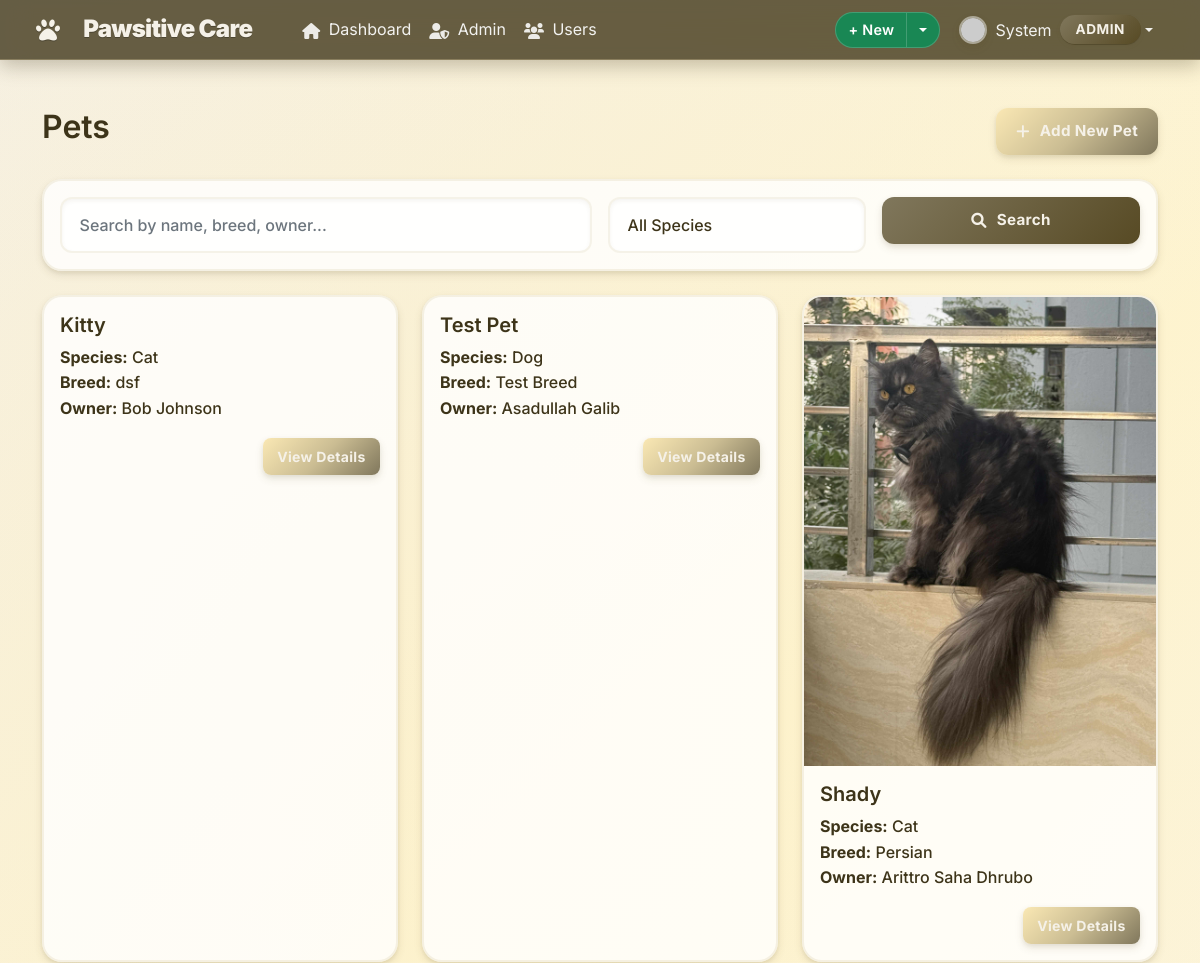
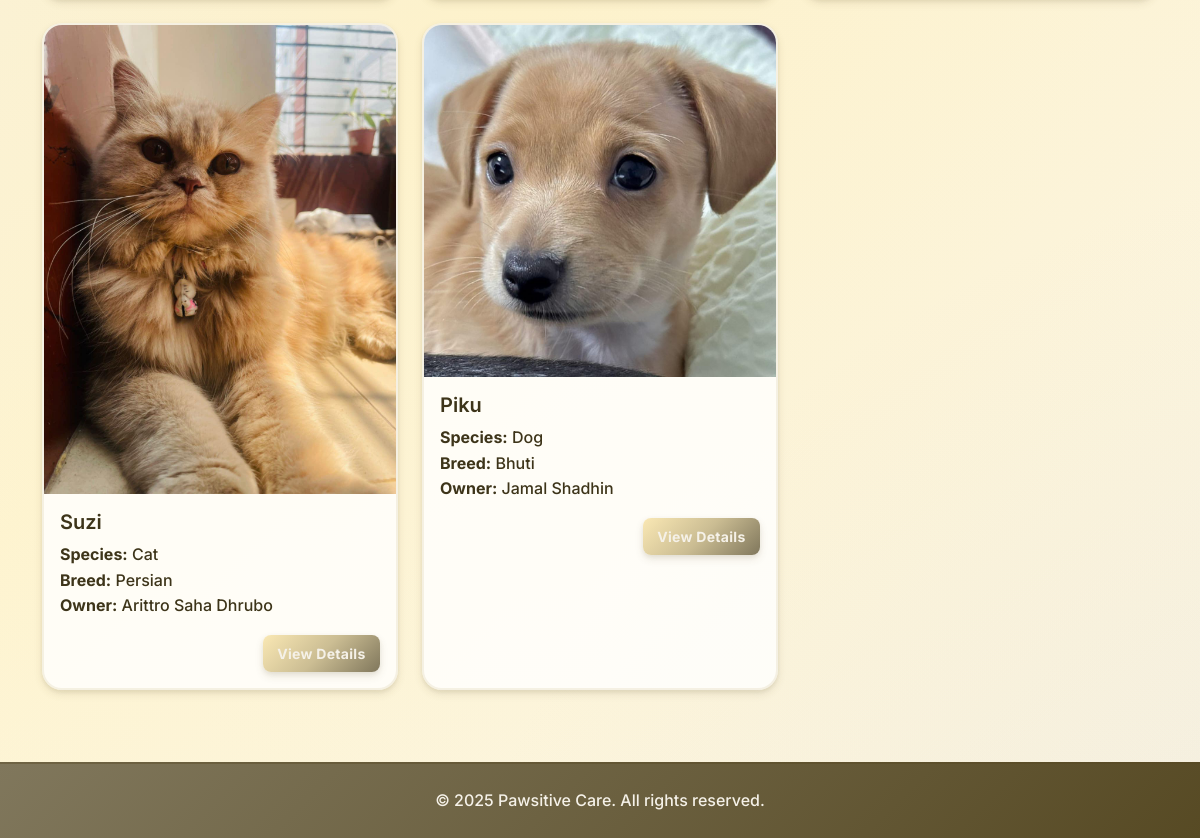
The page /pets/ (signed in) on the database its author committed (2 pictures, top to bottom).
### accounts/models.py (models this page shows, shortened)
class CustomUser(AbstractUser):
    ROLE_CHOICES = [
        ('admin', 'Admin'),
        ('vet', 'Veterinarian'),
        ('staff', 'Staff'),
        ('client', 'Client'),
    ]
    phone = models.CharField(max_length=20, blank=False)
    address = models.TextField(blank=False)
    role = models.CharField(max_length=10, choices=ROLE_CHOICES, default='client')
    def is_admin(self):
        return self.role == 'admin'

### pets/models.py (models this page shows, shortened)
class Pet(models.Model):
    SPECIES_CHOICES = [
        ('DOG', 'Dog'),
        ('CAT', 'Cat'),
        ('BIRD', 'Bird'),
        ('RABBIT', 'Rabbit'),
        ('HAMSTER', 'Hamster'),
        ('GUINEA_PIG', 'Guinea Pig'),
        ('FISH', 'Fish'),
        ('TURTLE', 'Turtle'),
        ('SNAKE', 'Snake'),
        ('LIZARD', 'Lizard'),
        ('FERRET', 'Ferret'),
        ('HORSE', 'Horse'),
        ('CHICKEN', 'Chicken'),
        ('PARROT', 'Parrot'),
        ('OTHER', 'Other'),
    ]
    GENDER_CHOICES = [
        ('M', 'Male'),
        ('F', 'Female'),
        ('U', 'Unknown'),
    ]
    name = models.CharField(max_length=100)
    species = models.CharField(max_length=10, choices=SPECIES_CHOICES)
    breed = models.CharField(max_length=100, blank=True)
    age = models.IntegerField(help_text="Age in years", null=True, blank=True)
    gender = models.CharField(max_length=1, choices=GENDER_CHOICES, default='U')
    weight = models.DecimalField(max_digits=5, decimal_places=2, null=True, blank=True)
    color = models.CharField(max_length=50, blank=True)
    microchip_id = models.CharField(max_length=50, blank=True, unique=True)
    owner = models.ForeignKey(settings.AUTH_USER_MODEL, on_delete=models.CASCADE, related_name='pets')
    medical_conditions = models.TextField(blank=True)
    special_notes = models.TextField(blank=True)
    vaccination_status = models.CharField(
        max_length=20,
        choices=[
            ('UP_TO_DATE', 'Up to Date'),
            ('DUE_SOON', 'Due Soon'),
            ('OVERDUE', 'Overdue'),
            ('UNKNOWN', 'Unknown')
        ],
        default='UNKNOWN',
        help_text="Current status of pet's vaccinations"
    )
    created_at = models.DateTimeField(auto_now_add=True)
    updated_at = models.DateTimeField(auto_now=True)
    is_active = models.BooleanField(default=True)
    objects = PetQuerySet.as_manager()
    observers = []
    class Meta:
        ordering = ['-created_at']
        indexes = [
            models.Index(fields=['name']),
            models.Index(fields=['owner']),
            models.Index(fields=['species']),
        ]

class PetPhoto(models.Model):
    pet = models.ForeignKey(Pet, on_delete=models.CASCADE, related_name='photos')
    image = models.ImageField(upload_to='pet_photos/%Y/%m/%d/')
    caption = models.CharField(max_length=200, blank=True)
    is_primary = models.BooleanField(default=False)
    uploaded_at = models.DateTimeField(auto_now_add=True)
    class Meta:
        ordering = ['-uploaded_at']

### pets/views.py (the view, shortened to what this page needs)
# urls.py: path('', views.pet_list, name='pet_list'),
@login_required
def pet_list(request):
    if request.user.is_staff:
        pets = Pet.objects.active()
    else:
        pets = Pet.objects.active().for_user(request.user)
    search_form = PetSearchForm(request.GET)
    if search_form.is_valid():
        search_query = search_form.cleaned_data.get('search', '').strip()
        species_filter = search_form.cleaned_data.get('species', '')
        sort_by = search_form.cleaned_data.get('sort_by', '-created_at')
        if search_query:
            pets = pets.search(search_query)
        if species_filter:
            pets = pets.by_species(species_filter)
        valid_sort_fields = ['name', '-name', 'created_at', '-created_at', 'species', '-species']
        if sort_by in valid_sort_fields:
            pets = pets.order_by(sort_by)
    paginator = Paginator(pets, 12)  # Show 12 pets per page
    page = request.GET.get('page')
    pets = paginator.get_page(page)
    context = {
        'pets': pets,
        'search_form': search_form,
        'species_choices': Pet.SPECIES_CHOICES,
    }
    return render(request, 'pets/pet_list.html', context)

### pets/forms.py
class PetSearchForm(forms.Form):
    search = forms.CharField(
        required=False,
        widget=forms.TextInput(attrs={
            'class': 'form-control',
            'placeholder': 'Search by name, breed, owner...',
            'autocomplete': 'off'
        })
    )
    species = forms.ChoiceField(
        required=False,
        choices=[('', 'All Species')] + Pet.SPECIES_CHOICES,
        widget=forms.Select(attrs={
            'class': 'form-control'
        })
    )
    sort_by = forms.ChoiceField(
        required=False,
        choices=[
            ('-created_at', 'Newest First'),
            ('created_at', 'Oldest First'),
            ('name', 'Name A-Z'),
            ('-name', 'Name Z-A'),
            ('species', 'Species A-Z'),
            ('-species', 'Species Z-A'),
        ],
        initial='-created_at',
        widget=forms.Select(attrs={
            'class': 'form-control'
        })
    )

### petmedia/context_processors.py (called while the page is built)
def recent_blog_posts(request):
    try:
        recent_posts = repo_manager.posts.get_recent_posts(limit=3)
        return {'recent_blog_posts': recent_posts}
    except Exception:
        return {'recent_blog_posts': []}

def blog_stats(request):
    try:
        if request.user.is_authenticated:
            user_posts_count = repo_manager.posts.get_by_author(request.user).count()
            return {'user_blog_posts_count': user_posts_count}
        return {'user_blog_posts_count': 0}
    except Exception:
        return {'user_blog_posts_count': 0}

### petmedia/patterns/repository.py (called while the page is built)
    def get_by_author(self, author: 'User') -> QuerySet['BlogPost']:
        return self.model.objects.filter(
            author=author
        ).select_related('category', 'related_pet')

    def get_recent_posts(self, limit: int = 10) -> QuerySet['BlogPost']:
        return self.model.objects.filter(
            is_published=True
        ).order_by('-created_at')[:limit].select_related('author', 'category', 'related_pet')

    @property
    def posts(self) -> BlogPostRepository:
        if self._post_repo is None:
            self._post_repo = BlogPostRepository()
        return self._post_repo

### pets/patterns/repository.py (called while the page is built)
    def active(self):
        return self.filter(is_active=True)

### pets/templates/pets/pet_list.html (shortened to what this page needs)
{% extends 'accounts/base.html' %}
{% block content %}
<div class="container mt-4">
  <div class="row mb-4">
    <div class="col">
      <h2>Pets</h2>
    </div>
    <div class="col text-end">
      <a href="{% url 'pets:pet_create' %}" class="btn btn-primary">
        <i class="fas fa-plus"></i> Add New Pet
      </a>
    </div>
  </div>
  <div class="card mb-4">
    <div class="card-body">
      <form method="get" class="row g-3">
        <div class="col-md-6">
          {{ search_form.search }}
        </div>
        <div class="col-md-3">
          {{ search_form.species }}
        </div>
        <div class="col-md-3">
          <button type="submit" class="btn btn-secondary w-100">
            <i class="fas fa-search"></i> Search
          </button>
        </div>
      </form>
    </div>
  </div>
  <div class="row row-cols-1 row-cols-md-3 g-4">
    {% for pet in pets %}
    <div class="col">
      <div class="card h-100">
        {% if pet.photos.exists %}
        <img src="{{ pet.photos.first.image.url }}" class="card-img-top" alt="{{ pet.name }}">
        {% endif %}
        <div class="card-body">
          <h5 class="card-title">
            {{ pet.name }}
          </h5>
          <p class="card-text">
            <strong>Species:</strong>
            {{ pet.get_species_display }}<br>
            <strong>Breed:</strong>
            {{ pet.breed }}<br>
            <strong>Owner:</strong>
            {{ pet.owner.get_full_name }}
          </p>
          <div class="text-end">
            <a href="{% url 'pets:pet_detail' pet.pk %}" class="btn btn-primary btn-sm">
              View Details
            </a>
          </div>
        </div>
      </div>
    </div>
    {% empty %}
    <div class="col-12">
      <div class="alert alert-info">
        No pets found.
      </div>
    </div>
    {% endfor %}
  </div>
</div>
{% endblock %}

### accounts/templates/accounts/base.html (shortened to what this page needs)
<!DOCTYPE html>
<html lang="en">
<head>
  <link href="https://cdn.jsdelivr.net/npm/bootstrap@5.1.3/dist/css/bootstrap.min.css" rel="stylesheet">
  <link href="https://cdnjs.cloudflare.com/ajax/libs/font-awesome/6.0.0/css/all.min.css" rel="stylesheet">
  {% load static %}
  <link rel="stylesheet" href="{% static 'style.css' %}?v=4">
</head>
<body>
  <nav class="navbar navbar-expand-lg navbar-dark app-navbar">
    <div class="container nav-inner">
      <a class="navbar-brand d-flex align-items-center" href="{% url 'accounts:client_dashboard' %}">
        <i class="fas fa-paw me-2"></i><span>Pawsitive Care</span>
      </a>
      <div class="collapse navbar-collapse" id="navbarNav">
        <ul class="navbar-nav me-2">
          {% if user.is_authenticated %}
          <li class="nav-item">
            <a class="nav-link {% if request.resolver_match.url_name == 'client_dashboard' %}active{% endif %}" href="{% url 'accounts:client_dashboard' %}">
              <i class="fas fa-home me-1"></i> Dashboard
            </a>
          </li>
          {% if user.is_admin %}
          <li class="nav-item">
            <a class="nav-link {% if request.resolver_match.url_name == 'admin_dashboard' %}active{% endif %}" href="{% url 'accounts:admin_dashboard' %}">
              <i class="fas fa-user-shield me-1"></i> Admin
            </a>
          </li>
          <li class="nav-item">
            <a class="nav-link {% if request.resolver_match.url_name == 'user_management' %}active{% endif %}" href="{% url 'accounts:user_management' %}">
              <i class="fas fa-users me-1"></i> Users
            </a>
          </li>
          {% elif user.is_vet %}
          <li class="nav-item">
            <a class="nav-link {% if request.resolver_match.url_name == 'vet_dashboard' %}active{% endif %}" href="{% url 'accounts:vet_dashboard' %}">
              <i class="fas fa-stethoscope me-1"></i> Vet Panel
            </a>
          </li>
          {% elif user.is_staff_member %}
          <li class="nav-item">
            <a class="nav-link {% if request.resolver_match.url_name == 'staff_dashboard' %}active{% endif %}" href="{% url 'accounts:staff_dashboard' %}">
              <i class="fas fa-user-tie me-1"></i> Staff Panel
            </a>
          </li>
          {% endif %}
          {% endif %}
        </ul>
        <div class="d-flex align-items-center gap-2 ms-auto">
          {% if user.is_authenticated %}
          <div class="btn-group">
            <button class="btn btn-success btn-sm" type="button">+ New</button>
            <button class="btn btn-success btn-sm dropdown-toggle dropdown-toggle-split" type="button" data-bs-toggle="dropdown" aria-expanded="false" aria-label="Toggle quick create"></button>
          </div>
          <div class="dropdown">
            <a class="nav-link dropdown-toggle d-flex align-items-center" href="#" id="navbarDropdown" role="button" data-bs-toggle="dropdown" aria-expanded="false">
              <img class="avatar me-2" src="https://api.dicebear.com/7.x/identicon/svg?seed={{ user.username }}" alt="Avatar">
              <span class="me-2">
                {{ user.first_name|default:user.username }}</span>
              <span class="badge badge-secondary role-badge">
                {{ user.get_role_display }}</span>
            </a>
          </div>
          {% endif %}
        </div>
      </div>
    </div>
  </nav>
  <main class="page-main my-4">
    {% block content %}{% endblock %}
  </main>
  <footer class="mt-5 py-4">
    <div class="container text-center">
      <p class="mb-0">&copy; {% now "Y" %} Pawsitive Care. All rights reserved.</p>
    </div>
  </footer>
</body>
</html>

### rows shown on the page
CustomUser: first_name "System", role "ADMIN"
Pet: name "Kitty", species "Cat", breed "dsf", owner.get_full_name "Bob Johnson"
Pet: name "Test Pet", species "Dog", breed "Test Breed", owner.get_full_name "Asadullah Galib"
Pet: photos.first.image (picture), name "Shady", species "Cat", breed "Persian", owner.get_full_name "Arittro Saha Dhrubo"
Pet: photos.first.image (picture), name "Suzi", species "Cat", breed "Persian", owner.get_full_name "Arittro Saha Dhrubo"
Pet: photos.first.image (picture), name "Piku", species "Dog", breed "Bhuti", owner.get_full_name "Jamal Shadhin"
